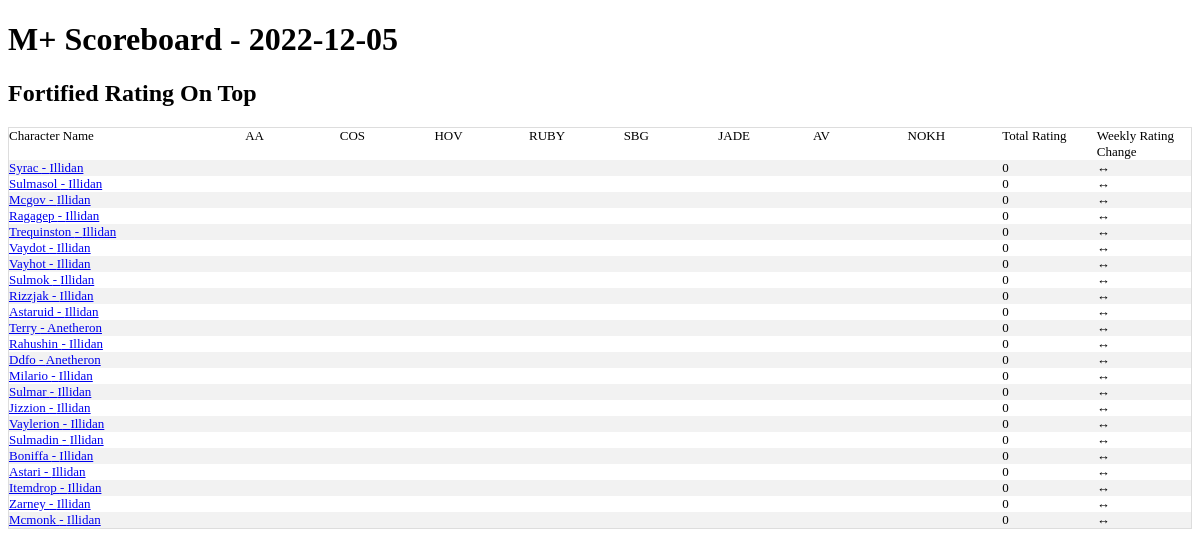
The page / on the database its author committed.
### tables this page shows
CREATE TABLE season_best_pivot_ext(
  name TEXT,
  realm TEXT,
  region TEXT,
  scoreboard_date TEXT,
  total_rating,
  "Algeth'ar Academy Fortified",
  "Algeth'ar Academy Tyrannical",
  "Court of Stars Fortified",
  "Court of Stars Tyrannical",
  "Halls of Valor Fortified",
  "Halls of Valor Tyrannical",
  "Ruby Life Pools Fortified",
  "Ruby Life Pools Tyrannical",
  "Shadowmoon Burial Grounds Fortified",
  "Shadowmoon Burial Grounds Tyrannical",
  "Temple of the Jade Serpent Fortified",
  "Temple of the Jade Serpent Tyrannical",
  "The Azure Vault Fortified",
  "The Azure Vault Tyrannical",
  "The Nokhud Offensive Fortified",
  "The Nokhud Offensive Tyrannical",
  daily_rating_change,
  pr_AA_for TEXT,
  pr_AA_tyr TEXT,
  pr_COS_for TEXT,
  pr_COS_tyr TEXT,
  pr_HOV_for TEXT,
  pr_HOV_tyr TEXT,
  pr_RUBY_for TEXT,
  pr_RUBY_tyr TEXT,
  pr_SBG_for TEXT,
  pr_SBG_tyr TEXT,
  pr_JADE_for TEXT,
  pr_JADE_tyr TEXT,
  pr_AV_for TEXT,
  pr_AV_tyr TEXT,
  pr_NOKH_for TEXT,
  pr_NOKH_tyr TEXT
);

CREATE TABLE base_characters (
                name TEXT
                ,realm TEXT
                ,region TEXT
                ,unique_key TEXT UNIQUE
                );

### app.py (the view)
@app.route('/')
def index():
    conn = create_connection()
    cursor  = conn.cursor()
    data = cursor.execute("""select * from base_characters base left join season_best_pivot_ext piv
    on upper(base.name) = upper(piv.name)
    and upper(base.realm) = upper(piv.realm)
    and upper(base.region) = upper(piv.region)
    where scoreboard_date = (select max(scoreboard_date) from  season_best_pivot_ext)
    order by total_rating desc""").fetchall()
    max_date = cursor.execute('select max(scoreboard_date) as max_date from season_best_pivot_ext').fetchone()
    print('hi')
    return render_template('index.html',data=data,max_date = max_date)

### app.py (called while the page is built)
def create_connection():
    conn = None
    try:
        file ="/home/terrysey/MythicPlus/mplus.db"
        conn = sqlite3.connect(file
        ,detect_types=sqlite3.PARSE_DECLTYPES)
        conn.row_factory=sqlite3.Row
        return conn
    except Error as e:
        print(e)
        try:
            file="/Users/terryseyler/git/mythicplus/mplus.db"
            conn = sqlite3.connect(file
            ,detect_types=sqlite3.PARSE_DECLTYPES)
            conn.row_factory=sqlite3.Row
            return conn
        except Error as e:
            print(e)
            try:
                file="C:/Users/tlsey/git/MythicPlus/mplus.db"
                conn = sqlite3.connect(file
                ,detect_types=sqlite3.PARSE_DECLTYPES)
                conn.row_factory=sqlite3.Row
                return conn
            except Error as e:
                print(e)

### templates/index.html (shortened to what this page needs)
<!doctype html>
<link rel="stylesheet" href="{{ url_for('static', filename='style.css') }}">
<html>
<h1>M+ Scoreboard - {{max_date['max_date']}} </h1>
<h2>Fortified Rating On Top</h2>
<table class="scoreboard">
<tr>
    <td class="scoreboard_char_name">Character Name</td>
    <td class="scoreboard_attributes">AA</td>
    <td class="scoreboard_attributes">COS</td>
    <td class="scoreboard_attributes">HOV</td>
    <td class="scoreboard_attributes">RUBY</td>
    <td class="scoreboard_attributes">SBG</td>
    <td class="scoreboard_attributes">JADE</td>
    <td class="scoreboard_attributes">AV</td>
    <td class="scoreboard_attributes">NOKH</td>
    <td class="scoreboard_attributes">Total Rating</td>
    <td class="scoreboard_attributes">Weekly Rating Change</td>
</tr>
{% for data in data %}
<tr>
    <td class="scoreboard_char_name"><a href="{{url_for('character_name',character_name=data['name'],realm=data['realm'],region=data['region'])}}">{{ data['name'] }} - {{data['realm']}}</a></td>
    <td class="scoreboard_attributes">
    <br>
    </td>
    <td class="scoreboard_attributes">
    <br>
    </td>
    <td class="scoreboard_attributes">
    <br>
    </td>
    <td class="scoreboard_attributes">
    <br>
    </td>
    <td class="scoreboard_attributes">
    <br>
    </td>
    <td class="scoreboard_attributes">
    <br>
    </td>
    <td class="scoreboard_attributes">
    <br>
    </td>
    <td class="scoreboard_attributes">
    <br>
    </td>
    <td class="scoreboard_attributes">{{ data['total_rating'] }}</td>
   {% if data['daily_rating_change'] > 0 %}
     <td class="scoreboard_attributes">&uarr; {{ data['daily_rating_change'] }}</td>
   {% elif data['daily_rating_change']  < 0 %}
     <td class="scoreboard_attributes">&darr;{{ data['daily_rating_change'] }}</td>
   {% else %}
     <td class="scoreboard_attributes">&harr;</td>
   {% endif %}
{% endfor %}
</table>
</html>

### static/style.css (style rules this page uses)
table.scoreboard { border-collapse: collapse; border-spacing: 0; width: 100%; border: 1px solid #ddd; }
th, td { text-align: left; vertical-align:top; padding: 0px; font-size: 13px; }
tr:nth-child(even) { background-color: #f2f2f2; }
td.scoreboard_char_name { width:20%; }
td.scoreboard_attributes { width:8%; }

### rows shown on the page
season_best_pivot_ext: name "Syrac", realm "Illidan", total_rating "0"
season_best_pivot_ext: name "Sulmasol", realm "Illidan", total_rating "0"
season_best_pivot_ext: name "Mcgov", realm "Illidan", total_rating "0"
season_best_pivot_ext: name "Ragagep", realm "Illidan", total_rating "0"
season_best_pivot_ext: name "Trequinston", realm "Illidan", total_rating "0"
season_best_pivot_ext: name "Vaydot", realm "Illidan", total_rating "0"
season_best_pivot_ext: name "Vayhot", realm "Illidan", total_rating "0"
season_best_pivot_ext: name "Sulmok", realm "Illidan", total_rating "0"
season_best_pivot_ext: name "Rizzjak", realm "Illidan", total_rating "0"
season_best_pivot_ext: name "Astaruid", realm "Illidan", total_rating "0"
season_best_pivot_ext: name "Terry", realm "Anetheron", total_rating "0"
season_best_pivot_ext: name "Rahushin", realm "Illidan", total_rating "0"
season_best_pivot_ext: name "Ddfo", realm "Anetheron", total_rating "0"
season_best_pivot_ext: name "Milario", realm "Illidan", total_rating "0"
season_best_pivot_ext: name "Sulmar", realm "Illidan", total_rating "0"
season_best_pivot_ext: name "Jizzion", realm "Illidan", total_rating "0"
season_best_pivot_ext: name "Vaylerion", realm "Illidan", total_rating "0"
season_best_pivot_ext: name "Sulmadin", realm "Illidan", total_rating "0"
season_best_pivot_ext: name "Boniffa", realm "Illidan", total_rating "0"
season_best_pivot_ext: name "Astari", realm "Illidan", total_rating "0"
season_best_pivot_ext: name "Itemdrop", realm "Illidan", total_rating "0"
season_best_pivot_ext: name "Zarney", realm "Illidan", total_rating "0"
season_best_pivot_ext: name "Mcmonk", realm "Illidan", total_rating "0"

### other values the page prints
{{ max_date['max_date'] }} "2022-12-05"
